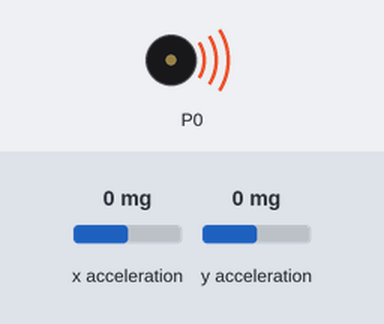
A program run on a simulated BBC micro:bit (MakeCode). On the bench: buzzer (waves = sounding). The test bench sets the inputs (shaded band); at power-on: x acceleration 0 mg, y acceleration 0 mg. Random numbers come from a fixed seed.

Above: at 1.2 s.
1.3 s: x acceleration set to -1440 mg
4.3 s: x acceleration set to -750 mg
At 5.15 s:
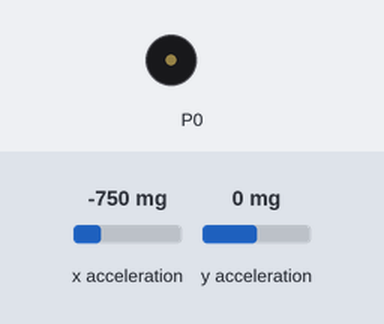
Timing chart, 0 to 13.3 s (numbered marks = the images above; inputs shaded):
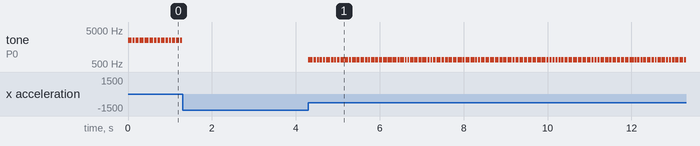

Measured:
- after the input at 4.3 s, tone on P0: goes 670 Hz 0.10 s, 96 × (silent 0.02 s, 670 Hz 0.07 s), silent 0.02 s, then 670 Hz, starting at once

The program:

main.ts
```typescript
let currfreq = 0
let lastfreq = 0
basic.forever(function () {
    currfreq = 0
    lastfreq = currfreq
})
basic.forever(function () {
    currfreq = Math.map(input.acceleration(Dimension.X), -1024, 1023, 1, 5000)
    lastfreq = currfreq
})
basic.forever(function () {
    currfreq = Math.map(input.acceleration(Dimension.X), -1024, 1023, 0, 5000)
    music.play(music.createSoundExpression(WaveShape.Sine, 5000, 0, 255, 0, 500, SoundExpressionEffect.None, InterpolationCurve.Linear), music.PlaybackMode.UntilDone)
    lastfreq = currfreq
})
basic.forever(function () {
    currfreq = Math.map(input.acceleration(Dimension.X), -1024, 1023, 0, 5000)
    music.play(music.createSoundExpression(
    WaveShape.Sine,
    Math.map(input.acceleration(Dimension.X), -1024, 1023, 0, 5000),
    Math.map(input.acceleration(Dimension.Y), -1024, 1023, 0, 5000),
    255,
    0,
    500,
    SoundExpressionEffect.None,
    InterpolationCurve.Linear
    ), music.PlaybackMode.UntilDone)
})
basic.forever(function () {
    currfreq = Math.map(input.acceleration(Dimension.X), -1024, 1023, 0, 5000)
    music.play(music.createSoundExpression(
    WaveShape.Sine,
    Math.map(input.acceleration(Dimension.X), -1024, 1023, 0, 5000),
    Math.map(input.acceleration(Dimension.Y), -1024, 1023, 0, 5000),
    randint(0, 1024),
    randint(0, 1024),
    randint(40, 100),
    SoundExpressionEffect.None,
    InterpolationCurve.Linear
    ), music.PlaybackMode.UntilDone)
    lastfreq = currfreq
})
basic.forever(function () {
    currfreq = Math.map(input.acceleration(Dimension.X), -1024, 1023, 1, 5000)
    music.play(music.createSoundExpression(
    WaveShape.Sine,
    Math.map(input.acceleration(Dimension.X), -1024, 1023, 1, 5000),
    Math.map(input.acceleration(Dimension.X), -1024, 1023, 1, 5000),
    randint(0, 1024),
    randint(0, 1024),
    randint(40, 100),
    SoundExpressionEffect.None,
    InterpolationCurve.Linear
    ), music.PlaybackMode.UntilDone)
    lastfreq = currfreq
})
```

test.ts
```typescript
// aquí va el archivo "tests"; esto no se compilará cuando este paquete se utilice como una extensión.
```
